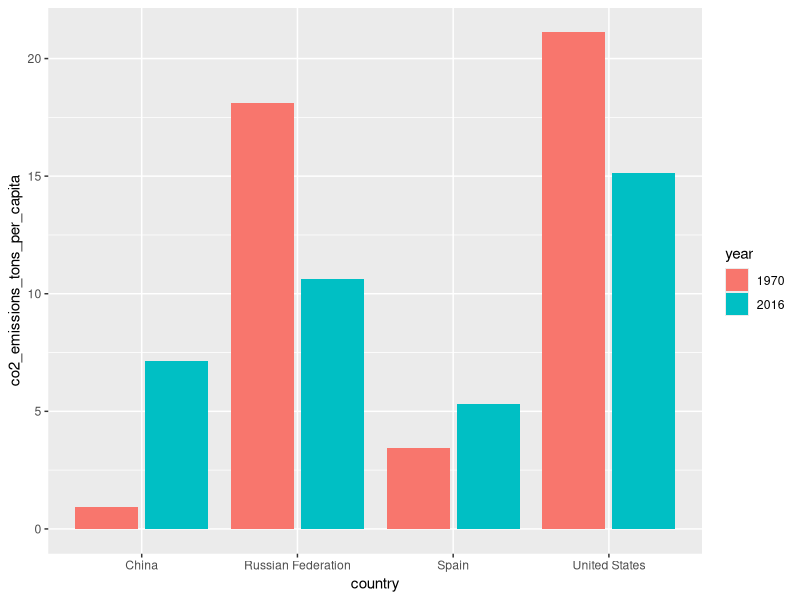
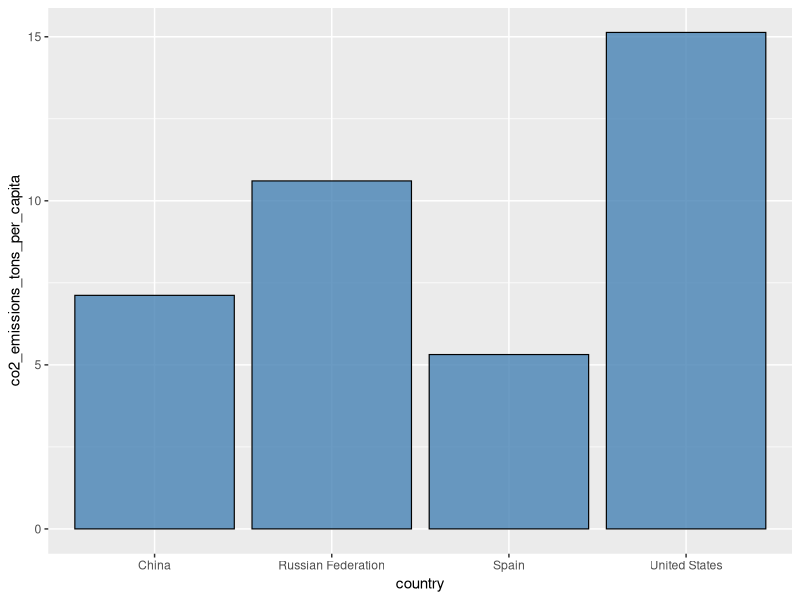
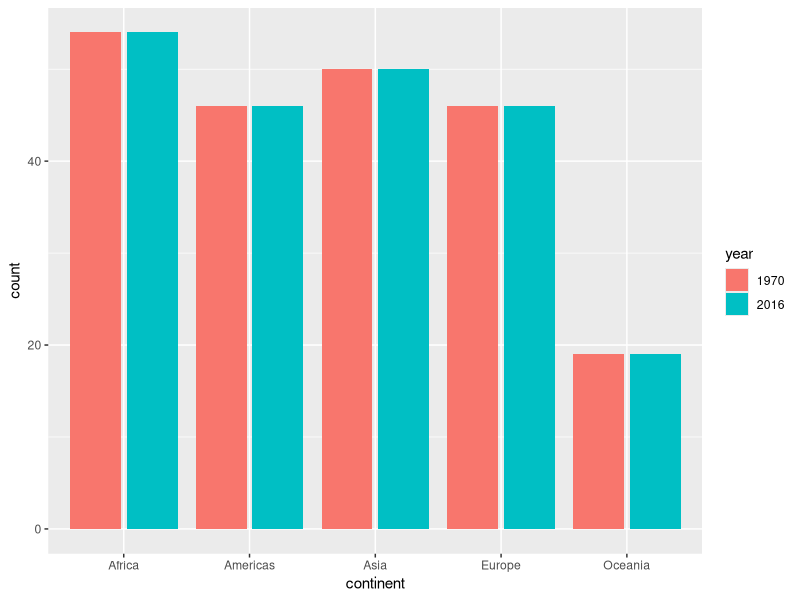

Generate these figures, in order, with R:
library(tidyverse)

world_bank_countries <- read_csv("data/world_bank_countries.csv")

# With y-aesthetic mapping
world_bank_countries %>% 
  filter(country %in% c("Spain", 
                        "China",
                        "Russian Federation",
                        "United States"),
         year %in% c(1970, 2016)) %>% 
  mutate(year = as.factor(year)) %>% 
  ggplot(aes(x = country,
             y = co2_emissions_tons_per_capita,
             fill = year)) +
  geom_col(position = position_dodge2())

world_bank_countries %>% 
  filter(country %in% c("Spain", 
                        "China",
                        "Russian Federation",
                        "United States"),
         year %in% c(2016)) %>% 
  mutate(year = as.factor(year)) %>% 
  ggplot(aes(x = country,
             y = co2_emissions_tons_per_capita)) +
  geom_col(fill = "steelblue",
           alpha = .8,
           color = "black",
           width = .9,
           size = 0.4)

# Without y-aesthetic mapping
world_bank_countries %>% 
  filter(year %in% c(1970, 2016)) %>% 
  mutate(year = as.factor(year)) %>% 
  ggplot(aes(x = continent,
             fill = year)) +
  geom_bar(position = position_dodge2())
